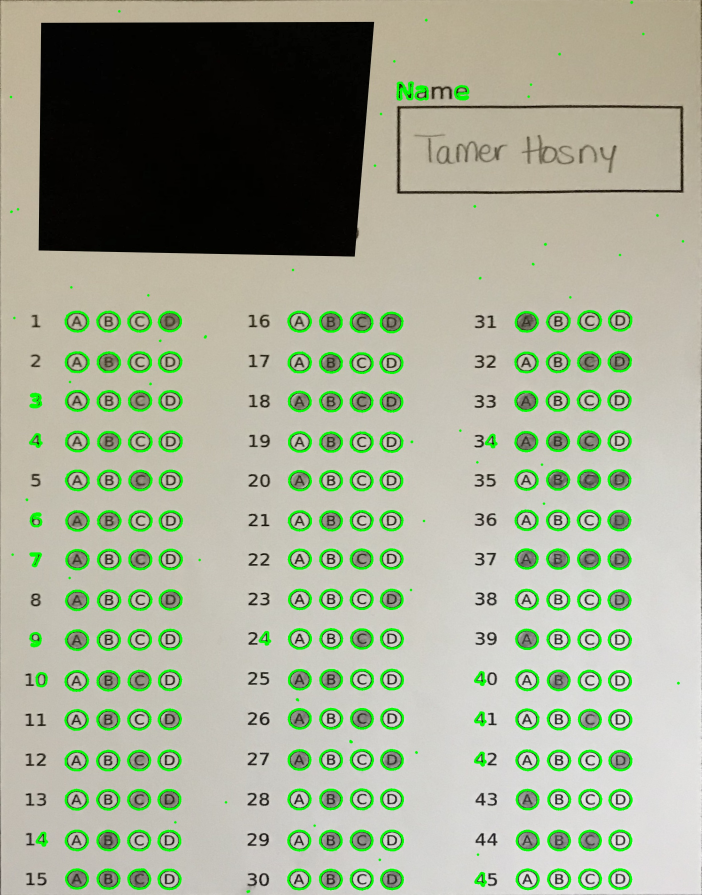
#> input picture all circles contours/4.jpg, 2104 x 2685 px, found by its file name (shown at 1/3 size)
$ jupyter execute TestAndTrain.ipynb
#> lines starting #> are read from the running program, lines starting #| are printed output that depends on the picture; after the words box and inside, x2 and y2 are one past the last pixel; in counts of white or black regions, pixels touching at a corner belong together
[cell 1]
import cv2
import numpy as np
from imutils import contours as imcnts

[cell 2]
#variable that will help us to resize the extracted handwritten digits
RESIZED_IMAGE_WIDTH = 30
RESIZED_IMAGE_HEIGHT= 40

[cell 3]
#load classifiers on variables
digitClassifications = np.loadtxt("classifications.txt", np.float32)
flatDigitImages = np.loadtxt("flatDigitImages.txt", np.float32)
print(flatDigitImages)

[cell 4]
#convert digitClassifications into 1-d array (needed for KNN algorithm)
digitClassifications = digitClassifications.reshape((digitClassifications.size, 1))

[cell 5]
#creates empty KNearest classifier.
knn = cv2.ml.KNearest_create()
KNearest = knn
knn.train(flatDigitImages, cv2.ml.ROW_SAMPLE, digitClassifications)

[cell 6]
imgTestSample = cv2.imread("id dataset/test_image/4.jpg")
#> imgTestSample is the input picture: shape (2685, 2104, 3); mean B, G, R 146.6, 168.4, 160.7
#th = imgTestSample
#th=np.invert(th)
bf = cv2.bilateralFilter(imgTestSample, 50, 100, 100) #to remove noise
imgGray = cv2.cvtColor(bf, cv2.COLOR_BGR2GRAY)
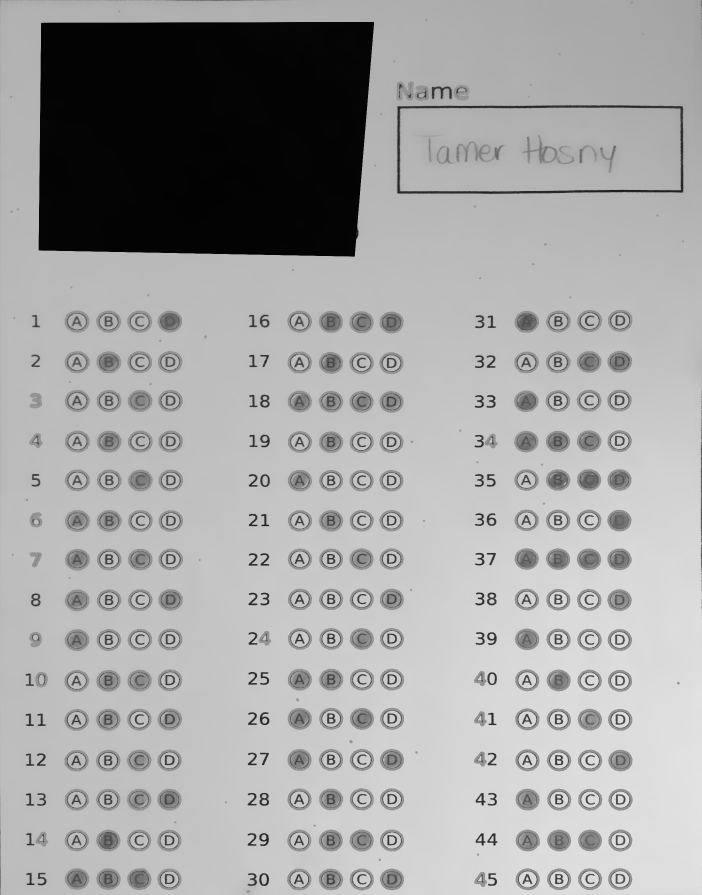
#> imgGray: shape (2685, 2104) (shown at 1/3 size); min 2, max 227, mean 164.1
# cv2.imshow('test sample',imgGray)
# cv2.waitKey(0)

[cell 7]
#retVal, th = cv2.threshold(imgGray, 140, 255, cv2.CHAIN_APPROX_NONE)


th = cv2.adaptiveThreshold(imgGray, 255, cv2.ADAPTIVE_THRESH_MEAN_C, cv2.THRESH_BINARY,7 , 3)
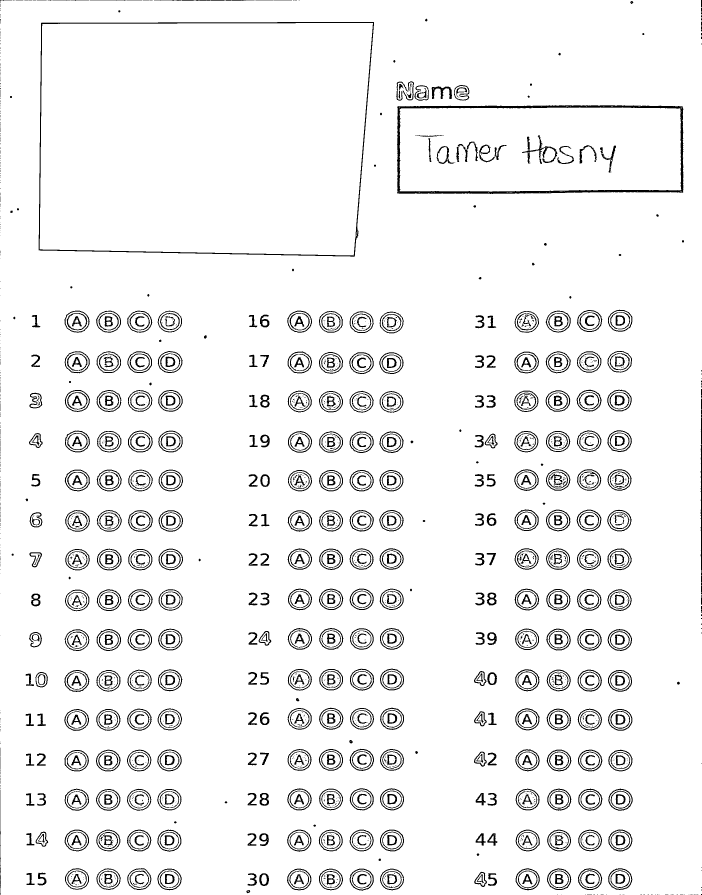
#> th: shape (2685, 2104) (shown at 1/3 size); 94.3% white; 1823 black regions (1059 under 20 px), largest, box (x1, y1, x2, y2) and area: (1191, 316, 2051, 582) 14918, (116, 66, 1122, 770) 10622, (1566, 406, 1672, 492) 1656
th=np.invert(th)
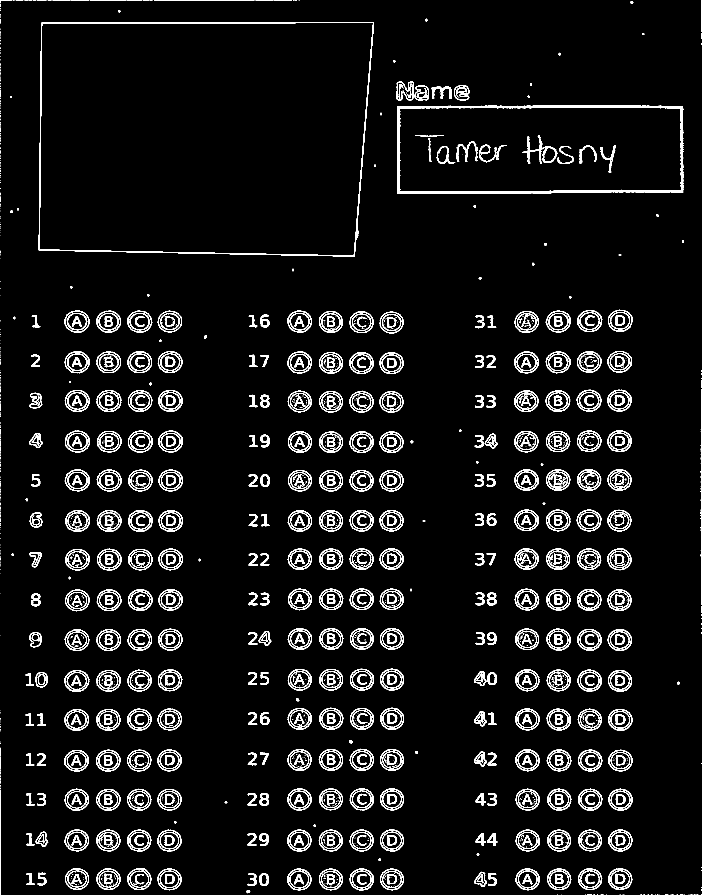
#> th: shape (2685, 2104) (shown at 1/3 size); 5.7% white; 1823 white regions (1059 under 20 px)
cv2.imshow('test sample',th)
cv2.waitKey(0)
# [6 lines of commented-out code are left out]

[cell 8]
# [7 lines of commented-out code are left out]
imgDigit = th

[cell 9]
# cv2.drawContours(imgTestSample, contours, -1, (0,255,0), 3)
# cv2.imshow('test sample',imgTestSample)
# cv2.waitKey(0)
# find the biggest countour (c) by the area
strFinalString = ""
while True:
        contours, h = cv2.findContours(th, cv2.RETR_EXTERNAL, cv2.CHAIN_APPROX_SIMPLE)
#> contours = 641 contours, 314 with area under 20; largest, box (x1, y1, x2, y2) and area: (116, 66, 1122, 770) 673989, (1191, 316, 2051, 582) 223180, (193, 932, 269, 998) 3796, (1731, 930, 1807, 996) 3784, (194, 1054, 270, 1120) 3778; h = 641 rows, first 6: [1, -1, -1, -1], [2, 0, -1, -1], [3, 1, -1, -1], [4, 2, -1, -1], [5, 3, -1, -1], [6, 4, -1, -1]
        print(len(contours))
#| 641
        cnt = sorted(contours, key=cv2.contourArea, reverse=True)
#> cnt has the same summary as contours
        if(cv2.contourArea(cnt[0])<0.4*imgDigit.shape[0]*imgDigit.shape[1]):
            print('break')
            cv2.imshow('id box',imgDigit)
            cv2.waitKey(0)
            break
        else:
            print('hi')
            c = cnt[0]
            [intX, intY, intW, intH] = cv2.boundingRect(c)
            imgDigit = imgDigit[intY+5:intY+intH-5, intX+5:intX+intW-5]
            cv2.imshow('id box',imgDigit)
            cv2.waitKey(0)


cntr, h = cv2.findContours(imgDigit, cv2.RETR_EXTERNAL, cv2.CHAIN_APPROX_SIMPLE)
#> cntr has the same summary as contours
cntr,_=imcnts.sort_contours(cntr,method='left-to-right')
print(len(cntr))
#| 641
for myc in cntr:
    [intX, intY, intW, intH] = cv2.boundingRect(myc)
    imgROI = imgDigit[intY:intY+intH, intX:intX+intW]
    #if(imgROI.shape[0]*imgROI.shape[1] > 100 and imgROI.shape[0]*imgROI.shape[1] < 1000):
    imgROIResized = cv2.resize(imgROI, (RESIZED_IMAGE_WIDTH, RESIZED_IMAGE_HEIGHT))

    cv2.imshow('test sample',imgROI)
    cv2.waitKey(0)

    finalResized = imgROIResized.reshape((1,RESIZED_IMAGE_WIDTH*RESIZED_IMAGE_HEIGHT))
    finalResized = np.float32(finalResized)

    retVal, results, resp, dist =KNearest.findNearest(finalResized, k=1)

    tmpString = str(int(results[0][0]))
    strFinalString = strFinalString + tmpString
#> this loop made 641 passes
#> (myc, intY, intW, intH, imgROI, dist, strFinalString) on passes 2 to 4: ([[0, 2363], [0, 2366]], 2363, 1, 4, [255, 255, 255, 255], [13288778], '11'), ([[0, 2360]], 2360, 1, 1, [255], [13288778], '111'), ([[0, 2355], [0, 2358]], 2355, 1, 4, [255, 255, 255, 255], [13288778], '1111')
#> pass 1, `imgROIResized = cv2.resize(imgROI, (RESIZED_IMAGE_WIDTH, RESIZED_IMAGE..`:
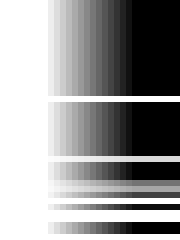
#> imgROIResized: shape (40, 30) (shown 6 times larger); min 0, max 255, mean 150.6

print(strFinalString)
#> (printed output is left out)

$ run again, with all circles contours/15.jpg copied over all circles contours/4.jpg
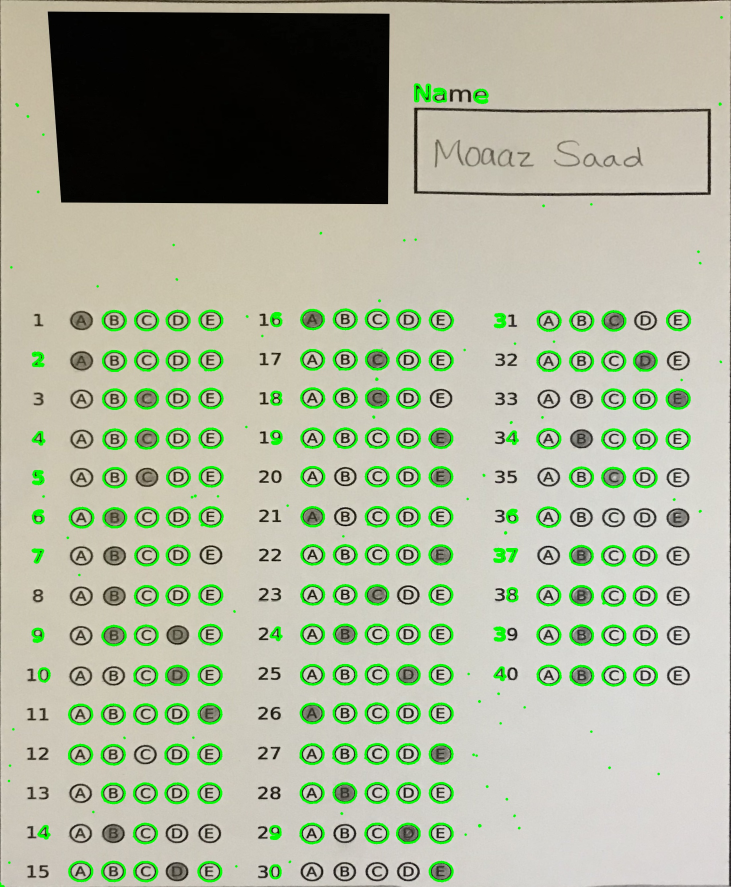
#> input picture all circles contours/15.jpg, 2192 x 2660 px, found by its file name (shown at 1/3 size)
#> imgTestSample is the input picture: shape (2660, 2192, 3); mean B, G, R 155.2, 176.8, 170.4
#> `th=np.invert(th)`:
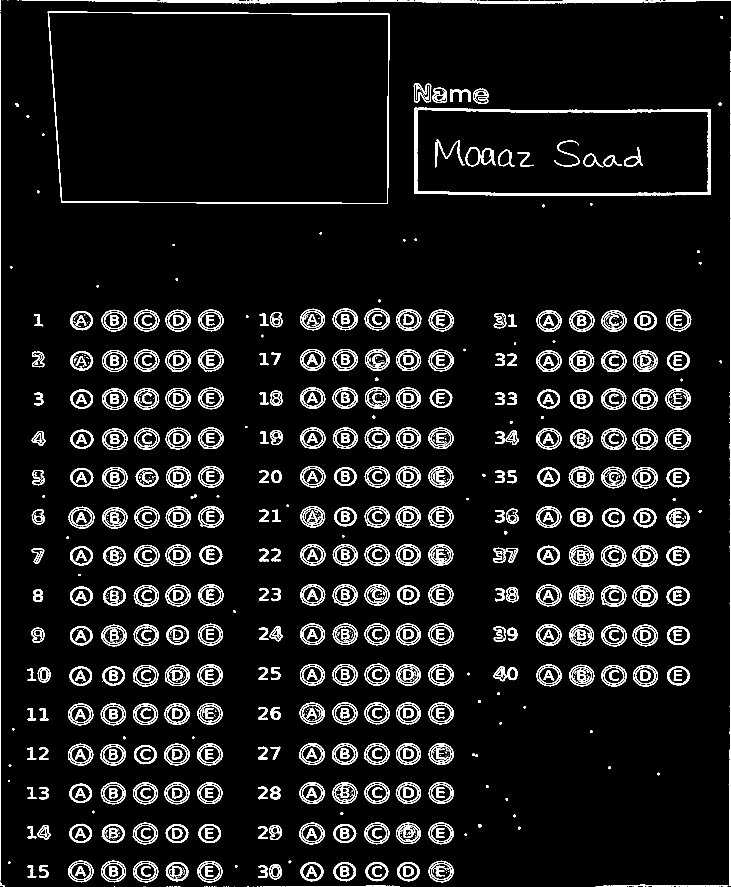
#> th: shape (2660, 2192) (shown at 1/3 size); 6.8% white; 1406 white regions (603 under 20 px)
#> contours = 435 contours, 77 with area under 20; largest, box (x1, y1, x2, y2) and area: (143, 35, 1169, 612) 572004, (1242, 323, 2133, 588) 227384, (66, 0, 2192, 11) 9118, (206, 1520, 284, 1586) 3838, (306, 1050, 382, 1116) 3830; h = 435 rows, first 6: [1, -1, -1, -1], [2, 0, -1, -1], [3, 1, -1, -1], [4, 2, -1, -1], [5, 3, -1, -1], [6, 4, -1, -1]
#| 435
#> cnt has the same summary as contours
#> cntr has the same summary as contours
#| 435
#> the loop `for myc in cntr:` made 435 passes
#> (intX, intY, intW, intH, retVal, results, resp, dist) on passes 1, 2, 7: (0, 2645, 14, 15, 2, [2], [2], [21258170]), (0, 40, 3, 2602, 1, [1], [1], [18399972]), (24, 2585, 7, 6, 1, [1], [1], [12400362])
#> pass 2, `imgROIResized = cv2.resize(imgROI, (RESIZED_IMAGE_WIDTH, RESIZED_IMAGE..`:
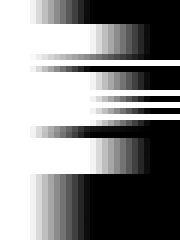
#> imgROIResized: shape (40, 30) (shown 6 times larger); min 0, max 255, mean 139.4
#> (printed output is left out)
